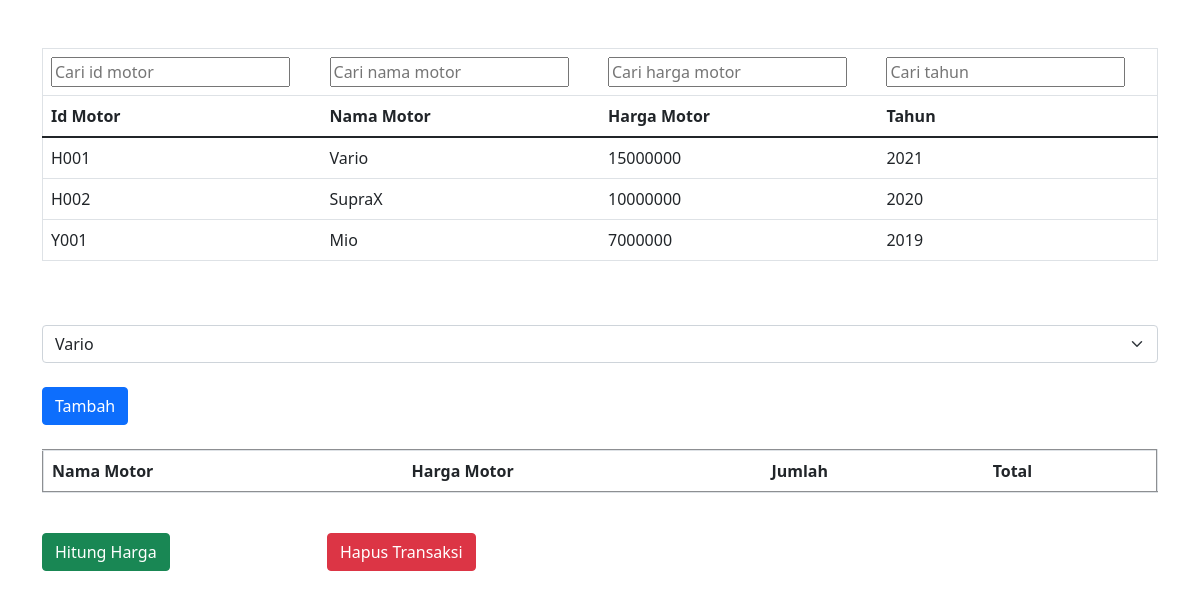
The page / on the database its author committed.
### tables this page shows
CREATE TABLE `data_motor` (
  `id_motor` varchar(50) NOT NULL,
  `nama_motor` varchar(50) NOT NULL,
  `harga` int(50) NOT NULL,
  `tahun` varchar(50) NOT NULL
);

### index.php (the view, shortened to what this page needs)
<!doctype html>
<html lang="en">
<head>
    <link href="https://cdn.jsdelivr.net/npm/bootstrap@5.1.3/dist/css/bootstrap.min.css" rel="stylesheet">
</head>
<body>
    <div class="container">
        <br>
        <br>
        <div id='tabel'>
            <table border="1" class="table">
                <thead>
                    <tr>
                        <th><input id="cariid" class="cari" placeholder="Cari id motor"></th>
                        <th><input id="carinama" class="cari" placeholder="Cari nama motor"></th>
                        <th><input id="cariharga" class="cari" placeholder="Cari harga motor"></th>
                        <th><input id="caritahun" class="cari" placeholder="Cari tahun"></th>
                    </tr>
                    <tr>
                        <th>Id Motor</th>
                        <th>Nama Motor</th>
                        <th>Harga Motor</th>
                        <th>Tahun</th>
                    </tr>
                </thead>
                <tbody>
                    <?php
                        $koneksi = mysqli_connect("localhost","root","","frontend");
                        $data = mysqli_query($koneksi,"select * from data_motor");
                        while($id = mysqli_fetch_array($data)) {
                            ?>
                            <tr>
                                <td> <?php echo $id['id_motor']; ?> </td>
                                <td> <?php echo $id['nama_motor']; ?> </td>
                                <td> <?php echo $id['harga']; ?> </td>
                                <td> <?php echo $id['tahun']; ?> </td>
                            </tr>
                        <?php } ?>
                </tbody>
            </table>
        </div>
        <br>
        <br>
        <form action="" method="post">
            <select class="form-select" id="select" name="select">
                <?php
                $koneksi = mysqli_connect("localhost", "root", "", "frontend");
                $data = mysqli_query($koneksi, "SELECT * FROM data_motor");
                while($n = mysqli_fetch_array($data))
                { ?>
                    <option value="<?= $n['nama_motor']; ?>"> <?= $n['nama_motor']; ?> </option>;
                <?php } ?>
            </select>
            <br>
            <button class="btn btn-primary" id="tambah" value="submit" onclick="sendData()">Tambah</button>
        </form>
        <br>
        <div id="tabel2">
            <table border="2" class="table">
                <tr>
                    <th>Nama Motor</th>
                    <th>Harga Motor</th>
                    <th>Jumlah</th>
                    <th>Total</th>
                </tr>
            </table>
        </div>
        <br>
        <div class="row">
            <div class="col">
                <button type="button" class="btn btn-success" id="hitung">Hitung Harga</button>
            </div>
            <div class="col">
            <button type="button" class="btn btn-danger" id="hapus">Hapus Transaksi</button>
            </div>
            <div class="col"></div>
            <div class="col" id="totalsemua"></div>
        </div>
    </div>
</body>
</html>

### rows shown on the page
data_motor: id_motor "H001", nama_motor "Vario", harga "15000000", tahun "2021"
data_motor: id_motor "H002", nama_motor "SupraX", harga "10000000", tahun "2020"
data_motor: id_motor "Y001", nama_motor "Mio", harga "7000000", tahun "2019"

### other values the page prints
form field select "Vario"
